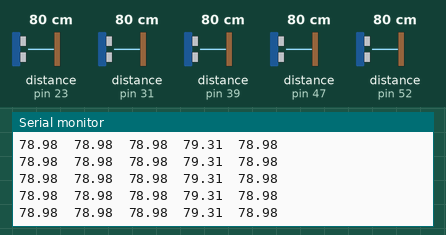
Simulated run of this sketch. Board: Arduino Mega 2560, built with avr-gcc and run on an emulated ATmega2560. Parts: the last lines printed to the serial monitor. Wiring (inferred from the names in the program): 5 × ultrasonic range finder: trigger pin 22, echo pin 23 / trigger pin 29, echo pin 31 / trigger pin 37, echo pin 39 / trigger pin 45, echo pin 47 / trigger pin 53, echo pin 52. Inputs (shaded band) come from the test bench; at power-on: distance to the obstacle (sensors on pin 23, pin 31, pin 39, pin 47, pin 52) 80 cm. The echo pulse lasts 58.3 µs per cm.

Above: at 1.2 s.
1.3 s: distance to the obstacle (sensor on pin 23) set to 120 cm
At 1.9 s:
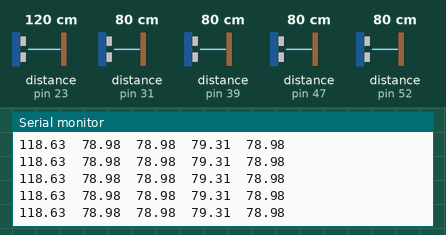
4.3 s: distance to the obstacle (sensor on pin 31) set to 2 cm
At 4.9 s:
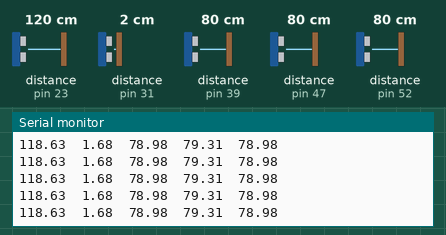
7.3 s: distance to the obstacle (sensor on pin 39) set to 120 cm
At 8.1 s:
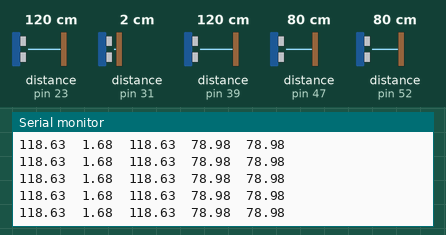
10.3 s: distance to the obstacle (sensor on pin 47) set to 120 cm
At 10.8 s:
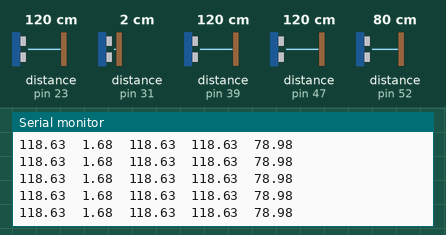
13.3 s: distance to the obstacle (sensor on pin 52) set to 2 cm
At 13.8 s:
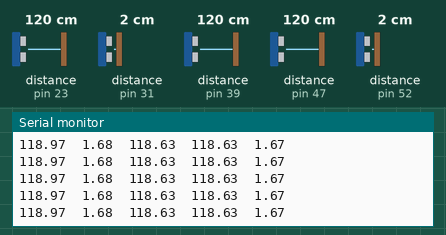
14.8 s: distance to the obstacle (sensor on pin 23) set to 2 cm
At 15.3 s:
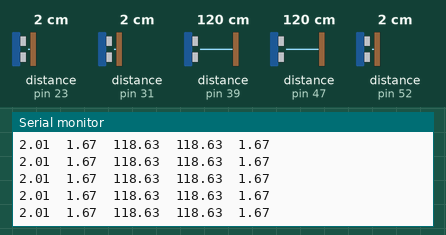
Timing chart, 0 to 17.3 s (numbered marks = the images above; inputs shaded):
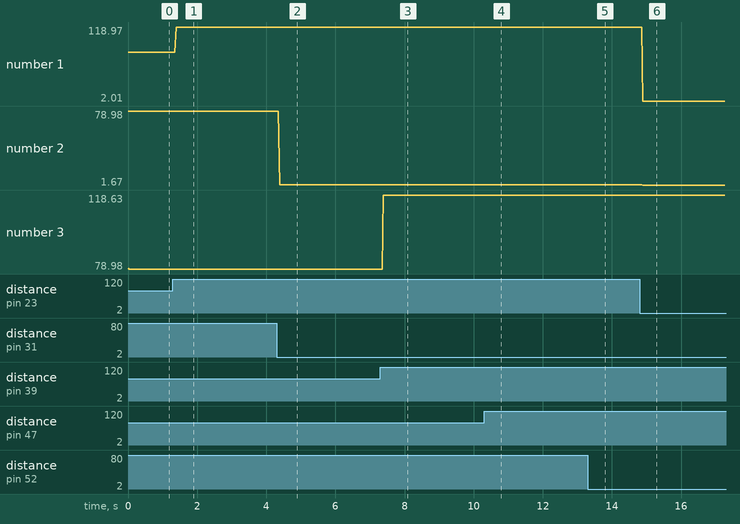

Measured:
- after the input at 1.3 s, the serial monitor: prints a new line after 0.09 s (image 1)
- after the input at 4.3 s, the serial monitor: prints a new line after 0.09 s (image 2)
- after the input at 7.3 s, the serial monitor: prints a new line after 0.09 s (image 3)
- after the input at 10.3 s, the serial monitor: prints a new line after 0.05 s (image 4)
- after the input at 13.3 s, the serial monitor: prints a new line after 0.07 s (image 5)
- after the input at 14.8 s, the serial monitor: prints a new line after 0.10 s (image 6)
- plotted number 1: 78.98 → 118.63 after the input at 1.3 s, 118.63 → 118.97 after the input at 13.3 s, 118.97 → 2.01 after the input at 14.8 s
- plotted number 2: 78.98 → 1.68 after the input at 4.3 s

The sketch:

ping_sensor_test.ino
```cpp
//side,left back sensor 1
//Ping sensor reading test with pcb board


#define trigPin1 22
#define echoPin1 23
//side,left sensor 2
#define trigPin2 29
#define echoPin2 31
//side,right  sensor 1
#define trigPin3 37
#define echoPin3 39
//side,right sensor 2
#define trigPin4 45
#define echoPin4 47
//Front Sensor facing downward
#define trigPin5 53
#define echoPin5 52
//back Sensor facing downward
#define trigPin6 46
#define echoPin6 44
//Front Sensor facing straight
#define trigPin7 38
#define echoPin7 36

float DISTANCE_PER_SENSORVALUE=.017;
int MAX_SENSOR_READING=4000;
int LARGE_SENSOR_READING=15000;

float Read_Sensor(int sensor_number){
float sensor_value, dist ;
switch(sensor_number){
  case 1:
    digitalWrite(trigPin1,HIGH);
    delayMicroseconds(10);
    digitalWrite(trigPin1,LOW);
    sensor_value=pulseIn(echoPin1,HIGH);
    break;
  case 2:
    digitalWrite(trigPin2,HIGH);
    delayMicroseconds(10);
    digitalWrite(trigPin2,LOW);
    sensor_value=pulseIn(echoPin2,HIGH);
    break;
  case 3:
    digitalWrite(trigPin3,HIGH);
    delayMicroseconds(10);
    digitalWrite(trigPin3,LOW);
    sensor_value=pulseIn(echoPin3,HIGH);
    break;
  case 4:
    digitalWrite(trigPin4,HIGH);
    delayMicroseconds(10);
    digitalWrite(trigPin4,LOW);
    sensor_value=pulseIn(echoPin4,HIGH);
    break;
  case 5:
    digitalWrite(trigPin5,HIGH);
    delayMicroseconds(10);
    digitalWrite(trigPin5,LOW);
    sensor_value=pulseIn(echoPin5,HIGH);
    break;
  case 6:
    digitalWrite(trigPin6,HIGH);
    delayMicroseconds(10);
    digitalWrite(trigPin6,LOW);
    sensor_value=pulseIn(echoPin6,HIGH);
    break;
  case 7:
    digitalWrite(trigPin7,HIGH);
    delayMicroseconds(10);
    digitalWrite(trigPin7,LOW);
    sensor_value=pulseIn(echoPin7,HIGH);
    break;
}

if (sensor_value==0.0||sensor_value>=LARGE_SENSOR_READING){
    sensor_value=MAX_SENSOR_READING;
  }
  dist=sensor_value*DISTANCE_PER_SENSORVALUE;
  return dist;
}


void setup() {
  // put your setup code here, to run once:
  Serial.begin(9600);
  pinMode(trigPin1,OUTPUT);
  pinMode(echoPin1,INPUT);
  pinMode(trigPin2,OUTPUT);
  pinMode(echoPin2,INPUT);
  pinMode(trigPin3,OUTPUT);
  pinMode(echoPin3,INPUT);
  pinMode(trigPin4,OUTPUT);
  pinMode(echoPin4,INPUT);
  pinMode(trigPin5,OUTPUT);
  pinMode(echoPin5,INPUT);
  pinMode(trigPin6,OUTPUT);
  pinMode(echoPin6,INPUT);
  pinMode(trigPin7,OUTPUT);
  pinMode(echoPin7,INPUT);
}

void loop() {
  // put your main code here, to run repeatedly:
  Serial.print(Read_Sensor(1));
  Serial.print("\t");
  Serial.print(Read_Sensor(2));
  Serial.print("\t");
  Serial.print(Read_Sensor(3));
  Serial.print("\t");
  Serial.print(Read_Sensor(4));
  Serial.print("\t");
  Serial.println(Read_Sensor(5));

}
```
